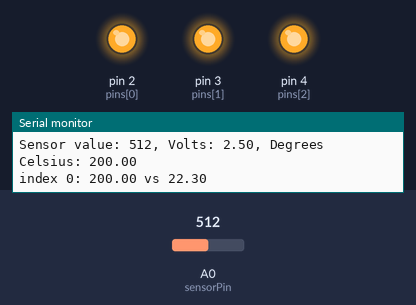
Bench run of a sketch on a simulated Arduino Uno, built with avr-gcc and run on an emulated ATmega328P. On the bench: output pins drawn as LEDs (lit = HIGH), the last lines printed to the serial monitor. The inputs (shaded band) are chosen by the test bench; at power-on: A0 (sensorPin) = 512.

Above: at 1.2 s.
1.3 s: A0 (sensorPin) set to 171
4.3 s: A0 (sensorPin) set to 156
At 5.6 s:
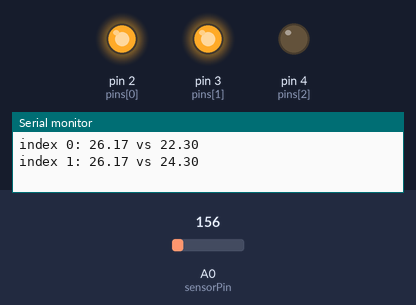
5.9 s: A0 (sensorPin) set to 122
At 6.7 s:
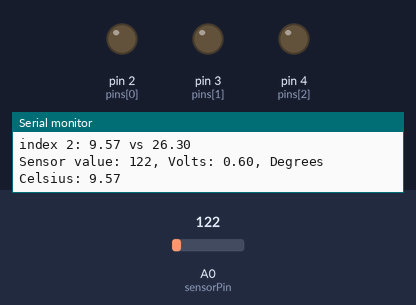
Timing chart, 0 to 8.9 s (numbered marks = the images above; inputs shaded):
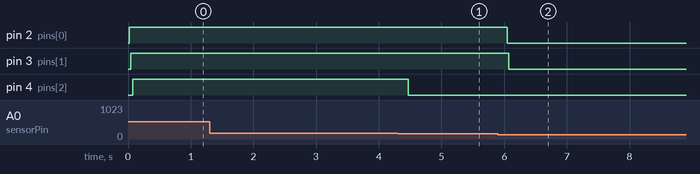

Measured:
- the behaviour switches between 157 and 156 on A0 (sensorPin) (found by bisection; images 0 and 1)
- after the input at 4.3 s, pin 4 (pins[2]): HIGH → LOW after 0.17 s
- after the input at 5.9 s, pin 2 (pins[0]): HIGH → LOW after 0.15 s; pin 3 (pins[1]): HIGH → LOW after 0.18 s

The sketch:

proj3_temperature_meter.ino
```cpp
const int sensorPin = A0; // int is accurate due to it's value. kind of like a variable - prints out as 14 not A0
const float baselineTemperature = 20.3; // check current air temperature and update this before use.
// would be better to have 2nd temperature sensor and assign it's reading to baselineTemp each time through the loop.

void setup() {
  // put your setup code here, to run once:

  // open serial port connection to board at speed 9600 (same as baud rate)
  Serial.begin(9600);

  // assign output mode to all 3 pins and start all 3 as "off" (low)
  for (int pinNumber = 2; pinNumber<5; pinNumber++) {
    pinMode(pinNumber, OUTPUT);
    digitalWrite(pinNumber, LOW);
  }
}

void loop() {
  // put your main code here, to run repeatedly:
  // Serial.println(sensorPin);

  int sensorValue = analogRead(sensorPin);
  Serial.print("Sensor value: ");
  Serial.print(sensorValue); // between 0-1023 & represents voltage on pin

  // convert ADC reading to voltage
  float voltage = (sensorValue/1024.0)*5.0;
  Serial.print(", Volts: ");
  Serial.print(voltage);

  // convert to degrees celcius with offset for below zero: 10 milivolts change in sensor == 1 degree celsius
  float temperature = (voltage-0.5)*100;
  Serial.print(", Degrees Celsius: ");
  Serial.println(temperature);

  // output:
  // Sensor value: 153, Volts: 0.75, Degrees Celsius: 24.71


  // // their suggested code
  // if (temperature < baselineTemperature+2) {
  //   digitalWrite(2, LOW);
  //   digitalWrite(3, LOW);
  //   digitalWrite(4, LOW);
  // } else if (temperature >= baselineTemperature+2 && temperature < baselineTemperature+4) {
  //   digitalWrite(2, HIGH);
  //   digitalWrite(3, LOW);
  //   digitalWrite(4, LOW);
  // } else if (temperature >= baselineTemperature+4 && temperature < baselineTemperature+6) {
  //   digitalWrite(2, HIGH);
  //   digitalWrite(3, HIGH);
  //   digitalWrite(4, LOW);
  // } else if (temperature >= baselineTemperature+6) {
  //   digitalWrite(2, HIGH);
  //   digitalWrite(3, HIGH);
  //   digitalWrite(4, HIGH);
  // }


  // my code

  const int pins [3] = {2, 3, 4};
  const float temperatureRange [3] = {baselineTemperature+2, baselineTemperature+4, baselineTemperature+6};

  // for the pin whose index matches the temperatureRange index, if the temperature reading is greater than the temperature at that index, turn the light on
  for (int tempIndex = 0; tempIndex < 3; tempIndex++) {

    for (int pinIndex = 0; pinIndex < 3; pinIndex++) {

      if (pinIndex == tempIndex) {
        Serial.print("index ");
        Serial.print(tempIndex);
        Serial.print(": ");
        Serial.print(temperature);
        Serial.print(" vs ");
        Serial.println(temperatureRange[tempIndex]);

        // output:
        // index 0: 24.71 vs 22.30
        // index 1: 24.71 vs 24.30
        // index 2: 24.71 vs 26.30

        if (temperature < temperatureRange[tempIndex]) {
          digitalWrite(pins[pinIndex], LOW);
        } else {
          digitalWrite(pins[pinIndex], HIGH);
        }

      }

    }

  }
  delay(1); // would it be better to distribute delays between each for loop? doesn't seem to make a noticable difference.
  // delay(400);  // to read the output
}
```
